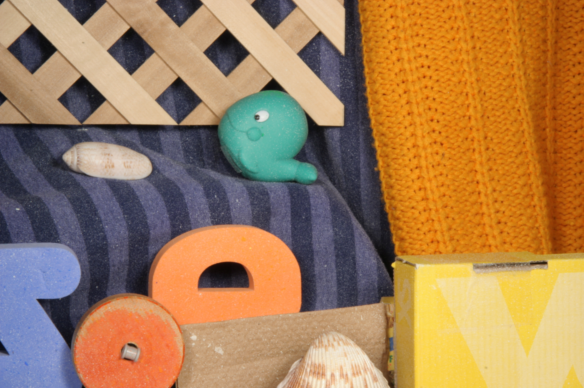
#> input picture CV/Lab6/frame10.png, 584 x 388 px
$ python NCCTemplate.py   (older library calls are emulated)
#> lines starting #> are read from the running program, lines starting #| are printed output that depends on the picture
#####################################################################################
#
# MRGCV Unizar - Computer vision - Laboratory 4
#
# Title: Optical Flow
#
# Date: 22 November 2020
#
#####################################################################################
#
# Authors: Jose Lamarca, Jesus Bermudez, Richard Elvira, JMM Montiel
#
# Version: 1.0
#
#####################################################################################

import numpy as np
import cv2 as cv


def read_image(filename: str, ):
    """
    Read image using opencv converting from BGR to RGB
    :param filename: name of the image
    :return: np matrix with the image
    """
#> called with filename = 'frame10.png'
    img = cv.imread(filename)
#> img is the input picture: shape (388, 584, 3); mean B, G, R 87.1, 126.5, 164
    img = cv.cvtColor(img, cv.COLOR_BGR2RGB)
    return img

def normalized_cross_correlation(patch: np.array, search_area: np.array) -> np.array:
    """
    Estimate normalized cross correlation values for a patch in a searching area.
    """
    # Complete the function
    i0 = patch
    # ....
    result = np.zeros(search_area.shape, dtype=np.float)
    margin_y = int(patch.shape[0]/2)
    margin_x = int(patch.shape[1]/2)

    for i in range(margin_y, search_area.shape[0] - margin_y):
        for j in range(margin_x, search_area.shape[1] - margin_x):
            i1 = search_area[i-margin_x:i + margin_x + 1, j-margin_y:j + margin_y + 1]
            # Implement the correlation
            # ...
            # result[i, j] = ...
    return result


def seed_estimation_NCC_single_point(img1_gray, img2_gray, i_img, j_img, patch_half_size: int = 5, searching_area_size: int = 100):

    # Attention!! we are not checking the padding
    patch = img1_gray[i_img - patch_half_size:i_img + patch_half_size + 1, j_img - patch_half_size:j_img + patch_half_size + 1]

    i_ini_sa = i_img - int(searching_area_size / 2)
    i_end_sa = i_img + int(searching_area_size / 2) + 1
    j_ini_sa = j_img - int(searching_area_size / 2)
    j_end_sa = j_img + int(searching_area_size / 2) + 1

    search_area = img2_gray[i_ini_sa:i_end_sa, j_ini_sa:j_end_sa]
    result = normalized_cross_correlation(patch, search_area)

    iMax, jMax = np.where(result == np.amax(result))

    i_flow = i_ini_sa + iMax[0] - i_img
    j_flow = j_ini_sa + jMax[0] - j_img

    return i_flow, j_flow

if __name__ == '__main__':
    np.set_printoptions(precision=4, linewidth=1024, suppress=True)

    img1 = read_image("frame10.png")
    img2 = read_image("frame11.png")
#> call 2 of read_image, with filename = 'frame11.png'
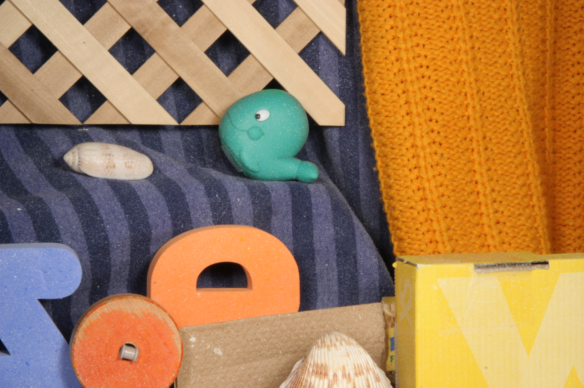
#> input picture CV/Lab6/frame11.png, 584 x 388 px
#> in read_image, img is the input picture: shape (388, 584, 3); mean B, G, R 87, 126.9, 164.7

    img1_gray = cv.cvtColor(img1, cv.COLOR_RGB2GRAY)
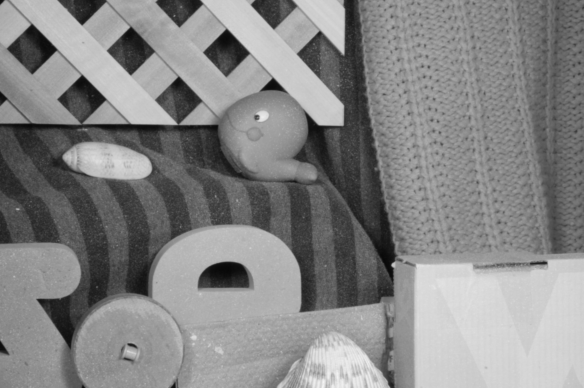
#> img1_gray: shape (388, 584); min 7, max 244, mean 133.2
    img2_gray = cv.cvtColor(img2, cv.COLOR_RGB2GRAY)
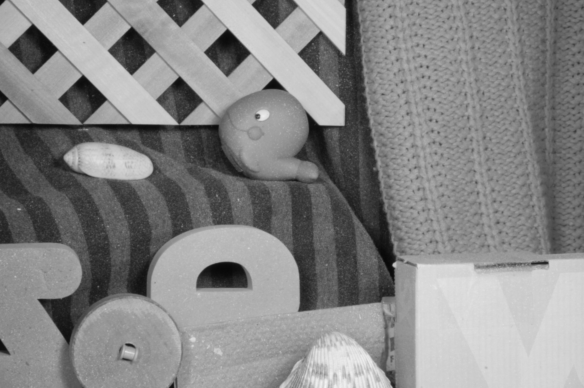
#> img2_gray: shape (388, 584); min 8, max 242, mean 133.6

    # List of sparse points
    points_selected = np.loadtxt('points_selected.txt')
    points_selected = points_selected.astype(int)

    template_size_half = 5
    searching_area_size: int = 15

    seed_optical_flow_sparse = np.zeros((points_selected.shape))
    for k in range(0,points_selected.shape[0]):
        i_flow, j_flow = seed_estimation_NCC_single_point(img1_gray, img2_gray, points_selected[k,1], points_selected[k,0], template_size_half, searching_area_size)
        seed_optical_flow_sparse[k,:] = np.hstack((j_flow,i_flow))
#> this loop made 6 passes
#> (i_ini_sa in seed_estimation_NCC_single_point, i_end_sa in seed_estimation_NCC_single_point, j_ini_sa in seed_estimation_NCC_single_point, j_end_sa in seed_estimation_NCC_single_point) on passes 1 to 6: (110, 125, 250, 265), (202, 217, 10, 25), (303, 318, 294, 309), (330, 345, 185, 200), (279, 294, 192, 207), (71, 86, 265, 280)
#> after the loop, seed_optical_flow_sparse = [[-7, -7], [-7, -7], [-7, -7], [-7, -7], [-7, -7], [-7, -7]]

    print(seed_optical_flow_sparse)
#| [[-7. -7.]
#|  [-7. -7.]
#|  [-7. -7.]
#|  [-7. -7.]
#|  [-7. -7.]
#|  [-7. -7.]]
